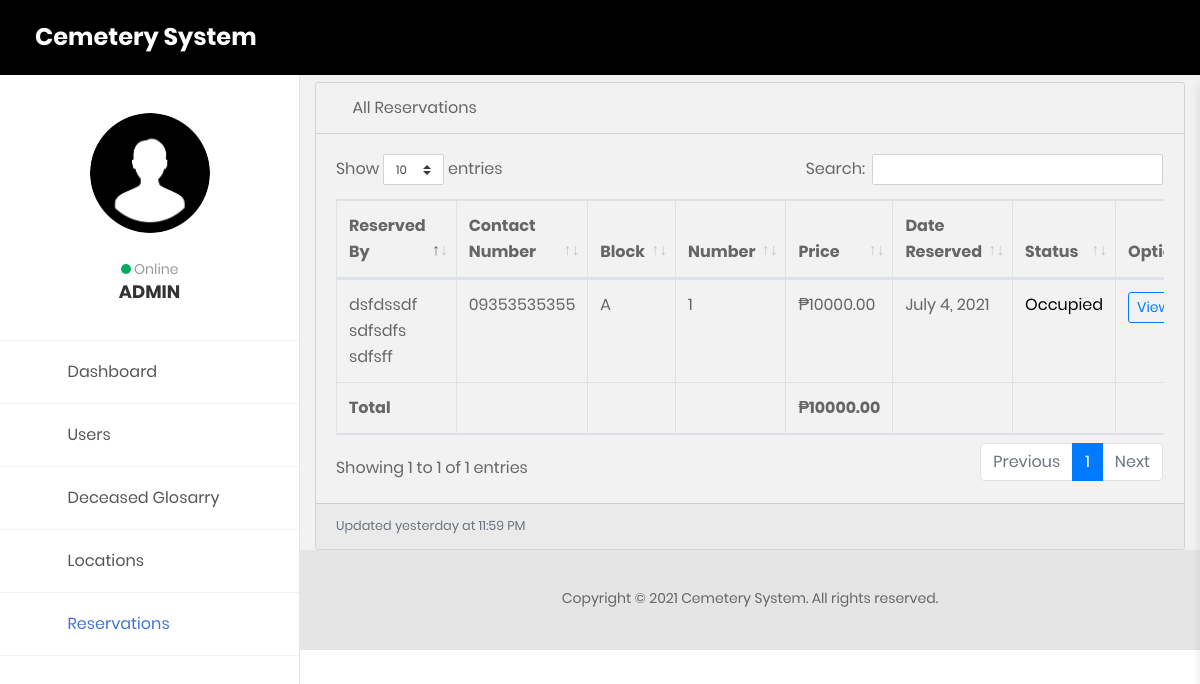
Screenshot of /admin/occupiedReservations.php (signed in) with the database file from the repository.
### tables this page shows
CREATE TABLE `reservations` (
  `reserve_id` int(11) NOT NULL,
  `user_id` text NOT NULL,
  `loc_id` text NOT NULL,
  `reserved_by` text NOT NULL,
  `residential_address` text NOT NULL,
  `contact_number` text NOT NULL,
  `email_address` text NOT NULL,
  `block` text NOT NULL,
  `number` text NOT NULL,
  `price` float(10,2) NOT NULL,
  `fullname` text NOT NULL,
  `age` text NOT NULL,
  `gender` text NOT NULL,
  `date_of_birth` datetime NOT NULL,
  `date_of_death` datetime NOT NULL,
  `date_of_burial` datetime NOT NULL,
  `date_reserved` datetime NOT NULL,
  `date_denied` datetime NOT NULL,
  `date_approved` datetime NOT NULL,
  `date_occupied` datetime NOT NULL,
  `status` text NOT NULL
);

### admin/occupiedReservations.php (the view, shortened to what this page needs)
<?php
  include('../functions/functions.php');
  $sql2 = "SELECT sum(price) AS total FROM reservations WHERE status='occupied'";
  $stmt2 = $db->query($sql2);
  $row1 = $stmt2->fetch_assoc();
?>
<!DOCTYPE html>
<html lang="en">
<head>
    <link href="css/font-face.css" rel="stylesheet" media="all">
    <link href="vendor/font-awesome-4.7/css/font-awesome.min.css" rel="stylesheet" media="all">
    <link href="vendor/font-awesome-5/css/fontawesome-all.min.css" rel="stylesheet" media="all">
    <link href="vendor/mdi-font/css/material-design-iconic-font.min.css" rel="stylesheet" media="all">
    <link href="vendor/bootstrap-4.1/bootstrap.min.css" rel="stylesheet" media="all">
    <link href="vendor/animsition/animsition.min.css" rel="stylesheet" media="all">
    <link href="vendor/bootstrap-progressbar/bootstrap-progressbar-3.3.4.min.css" rel="stylesheet" media="all">
    <link href="vendor/wow/animate.css" rel="stylesheet" media="all">
    <link href="vendor/css-hamburgers/hamburgers.min.css" rel="stylesheet" media="all">
    <link href="vendor/slick/slick.css" rel="stylesheet" media="all">
    <link href="vendor/select2/select2.min.css" rel="stylesheet" media="all">
    <link href="vendor/perfect-scrollbar/perfect-scrollbar.css" rel="stylesheet" media="all">
    <link href="vendor/vector-map/jqvmap.min.css" rel="stylesheet" media="all">
    <link href="css/theme.css" rel="stylesheet" media="all">
    <link href="css/badge2.css" rel="stylesheet" media="all">
    <link href="css/spanbadge.css" rel="stylesheet" media="all">
    <link href="../assets/vendor/datatables/dataTables.bootstrap4.css" rel="stylesheet">
</head>
<body class="animsition">
    <div class="page-wrapper">
         <aside class="menu-sidebar2">
            <div class="logo" style="background: black;">
                <a href="adminPanel.php">
                     <h3 class="name text-white">Cemetery System</h3>
                </a>
            </div>
            <div class="menu-sidebar2__content js-scrollbar1">
                <div class="account2">
                    <div class="image img-cir img-120">
                        <?php if($_SESSION['user']['photo'] != ""): ?>
                            <img src="../assets/images/<?php echo $_SESSION['user']['photo']; ?>"/>
                        <?php else: ?>
                            <img src="../assets/images/profile.png"/>
                        <?php endif; ?>
                    </div>
                    <a href="#" style="pointer-events: none;"><span class="dot dot--green"></span> Online</a>
                    <h4>ADMIN</h4>
                </div>
                <nav class="navbar-sidebar2">
                    <ul class="list-unstyled navbar__list">
                        <li>
                            <a href="adminPanel.php">
                            <i class="fas fa-tachometer-alt"></i>Dashboard</a>
                        </li>
                        <li class="has-sub">
                                <a class="js-arrow" href="#">
                                    <i class="fas fa-user-circle"></i>Users
                                    <span class="arrow">
                                        <i class="fas fa-angle-down"></i>
                                    </span>
                                </a>
                        </li>
                        <li>
                            <a href="deceasedGlosarry.php">
                            <i class="fas fa-book"></i>Deceased Glosarry</a>
                        </li>
                        <li>
                            <a href="location.php">
                            <i class="fas fa-map-marker-alt"></i>Locations</a>
                        </li>
                        <li class="has-sub active">
                                <a class="js-arrow" href="#">
                                    <i class="fas fa-table"></i>Reservations
                                    <span class="arrow">
                                        <i class="fas fa-angle-down"></i>
                                    </span>
                                </a>
                        </li>
                    </ul>
                </nav>
            </div>
        </aside>
        <div class="page-container2">
             <header class="header-desktop2" style="background: black">
                <div class="section__content section__content--p30">
                    <div class="container-fluid">
                        <div class="header-wrap2">
                            <div class="header-button2">
                                <div class="header-button-item js-item-menu">
                                     <i class="zmdi zmdi-email"></i>
                                </div>
                               <div class="header-button-item mr-0 js-sidebar-btn">
                                    <i class="zmdi zmdi-menu"></i>
                                </div>
                            </div>
                        </div>
                    </div>
                </div>
            </header>
            <section class="statistic" style="margin-top: 25px;">
            <div class="container-fluid" style="background: transparent;">
              <div class="card mb-3" style="background: transparent;">
                    <div class="card-header" style="background: transparent;">
                      <i class="fas fa-table"></i>
                      All Reservations</div>
                    <div class="card-body" style="background: transparent;">
                      <div class="table-responsive" style="background: transparent;">
                        <?php
                          $query = "SELECT * FROM reservations WHERE status='occupied'";
                          $result = mysqli_query($db,$query);
                        ?>
                        <table class="table table-bordered" id="dataTable" width="100%" cellspacing="0" style="background: transparent;">
                         <thead>
                            <tr>
                              <th>Reserved By</th>
                              <th>Contact Number</th>
                              <th>Block</th>
                              <th>Number</th>
                              <th>Price</th>
                              <th>Date Reserved</th>
                              <th>Status</th>
                              <th>Option</th>
                            </tr>
                          </thead>
                          <tfoot>
                            <tr>
                              <th>Total</th>
                              <th></th>
                              <th></th>
                              <th></th>
                             <th>&#8369;<?php echo $row1["total"]; ?></th>
                              <th></th>
                              <th></th>
                              <th></th>
                            </tr>
                          </tfoot>
                          <tbody>
                            <?php
                            if($result){
                              while($res = mysqli_fetch_array($result)) {
                                echo "<tr>";
                                  echo "<td>".$res['reserved_by']."</td>";
                                  echo "<td>".$res['contact_number']."</td>";
                                  echo "<td>".$res['block']."</td>";
                                  echo "<td>".$res['number']."</td>";
                                  echo "<td>&#8369;".$res['price']."</td>";
                                  echo "<td>".date('F j, Y',strtotime($res['date_reserved']))."</td>";
                                   if ($res['status']=='available') {
                                          echo "<td>
                                               <center>
                                                 <span style=\"color: #2ecc71; pointer-events: none;\">Available</span>
                                                </center>
                                              </td>";
                                          }else if ($res['status']=='occupied') {
                                            echo "<td>
                                               <center>
                                               <span style=\"color: black; pointer-events: none;\">Occupied</span>
                                               </center>
                                              </td>";
                                          }else if ($res['status']=='pending') {
                                            echo "<td>
                                               <center>
                                               <span style=\"color: blue; pointer-events: none\">Pending</span>
                                               </center>
                                              </td>";
                                          }else if ($res['status']=='approved'){
                                             echo "<td>
                                               <center>
                                               <span style=\"color: #2ecc71; pointer-events: none\">Reserved</span>
                                               </center>
                                              </td>";
                                          }else{
                                             echo "<td>
                                               <center>
                                               <span style=\"color: red; pointer-events: none;\">Denied</span>
                                               </center>
                                              </td>";
                                          }
                                  echo "<td>
                                    <a class=\"btn btn-sm btn-outline-primary btn-block\" href=\"viewLocDetails2.php?loc_id=$res[loc_id]\">View Details</a>
                                    </td>";
                                  echo "</tr>";
                              }
                            }?>
                          </tbody>
                        </table>
                      </div>
                    </div>
                    <div class="card-footer small text-muted">Updated yesterday at 11:59 PM</div>
                  </div>
              </div>
            </section>
        </div>
            <footer class="sticky-footer" style="height: 20px;">
              <div class="container my-auto">
                <div class="copyright text-center my-auto">
                  <p style="margin-left: 300px;">Copyright © 2021 Cemetery System. All rights reserved.</p>
                </div>
              </div>
            </footer>
    </div>
</body>
</html>

### rows the page displays
reservations: reserved_by "dsfdssdf sdfsdfs sdfsff", contact_number "09353535355", block "A", number "1", price "10000.00", date_reserved "July 4, 2021", status "Occupied"

### other values shown
$row1["total"] "10000.00"
